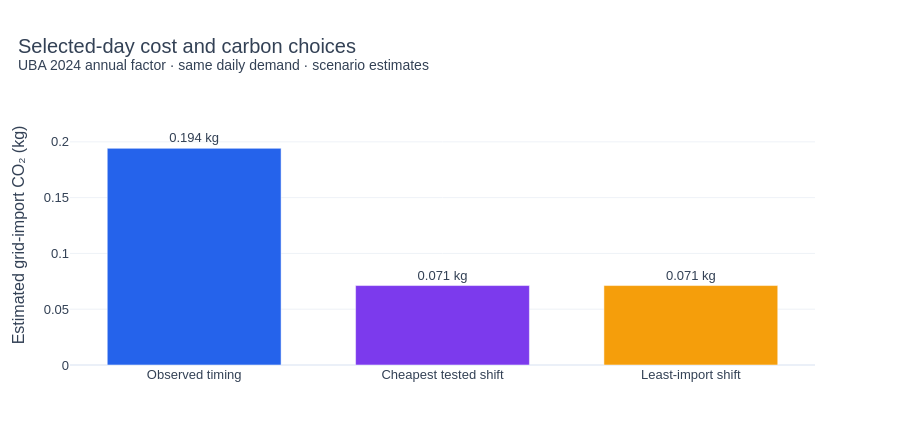

Source (notebook cell):
### Markdown cell above
### 🌍 7. Sustainability with a free UBA annual factor
**Estimated CO₂ = scenario grid imports (kWh) × 0.363 kg CO₂/kWh.**

The [Umweltbundesamt publication dated 9 April 2025](https://www.umweltbundesamt.de/themen/co2-emissionen-pro-kilowattstunde-strom-2024) estimates **363 g CO₂/kWh for 2024**. We pin this publication and apply it only to Berlin calendar year 2024. This is an annual generation-related CO₂ estimate, not lifecycle CO₂-equivalent or an hourly carbon signal. UBA notes that emissions associated with net electricity imports arise in other reporting countries.

A fixed annual factor makes lower grid imports equivalent to lower estimated CO₂. It cannot tell us which hour has cleaner electricity or prove actual avoided emissions. Solar lifecycle emissions and other factory loads are outside this scenario.

### Code cell
from greenforge_ai.features.emissions import add_emissions, UBA_FACTORS_KG_PER_KWH, UBA_METADATA

with stage("UBA annual CO2 estimate", logger=log):
    usable = add_emissions(usable.drop("estimated_import_co2_kg", strict=False), logger=log)
    daily_cost = add_emissions(daily_cost.drop("estimated_import_co2_kg", strict=False), logger=log)
    factor = UBA_FACTORS_KG_PER_KWH[2024]
    baseline_co2_kg = float(usable["estimated_import_co2_kg"].sum())
    co2_reduction_kg = None
    log.info("UBA provenance: %s", UBA_METADATA[2024])

report(f"Across **all usable intervals**, scenario imports correspond to **{baseline_co2_kg:.3f} kg estimated CO₂**. "
       "This covers the available shared readings, not a full-year footprint.")
if simulation is not None:
    simulation = simulation.with_columns((pl.col("import_kwh") * factor).alias("estimated_import_co2_kg"))
    labels = ["Observed timing", "Cheapest tested shift", "Least-import shift"]
    imports = [original[2], best_cost["import_kwh"], best_import["import_kwh"]]
    emissions = [value * factor for value in imports]
    co2_reduction_kg = import_reduction_kwh * factor
    fig = go.Figure(go.Bar(x=labels, y=emissions, customdata=imports,
        marker_color=[BLUE, PURPLE, ORANGE], text=[f"{v:.3f} kg" for v in emissions], textposition="outside",
        hovertemplate="%{x}<br>Estimated CO₂: %{y:.3f} kg<br>Grid imports: %{customdata:.3f} kWh<extra></extra>"))
    fig.update_yaxes(title="Estimated grid-import CO₂ (kg)", rangemode="tozero")
    fig.update_layout(showlegend=False)
    polish(fig, "Selected-day cost and carbon choices", "UBA 2024 annual factor · same daily demand · scenario estimates")
    report(f"The least-import shift lowers this annual-factor estimate by **{co2_reduction_kg:.3f} kg CO₂** on the selected day. "
           "The cheapest timing may differ. Hourly emissions and operational feasibility remain unknown.")
else:
    report("No complete positive-demand day is available for a timing comparison. The baseline estimate above still uses all usable intervals.")

### Figure 1 — Plotly figure (JSON) as saved in the notebook; plotly's stock layout.template omitted (floating-point values rounded to 4 significant figures)
{"data": [{"cliponaxis": false, "customdata": [0.5349, 0.1962, 0.1962], "hovertemplate": "%{x}<br>Estimated CO₂: %{y:.3f} kg<br>Grid imports: %{customdata:.3f} kWh<extra></extra>", "marker": {"color": ["#2563eb", "#7c3aed", "#f59e0b"]}, "text": ["0.194 kg", "0.071 kg", "0.071 kg"], "textposition": "outside", "type": "bar", "x": ["Observed timing", "Cheapest tested shift", "Least-import shift"], "y": [0.1942, 0.07121, 0.07121]}], "layout": {"bargap": 0.3, "font": {"color": "#334155", "family": "Arial", "size": 13}, "height": 430, "hoverlabel": {"bgcolor": "white"}, "legend": {"orientation": "h", "x": 0, "y": 1.01, "yanchor": "bottom"}, "margin": {"b": 65, "l": 70, "r": 85, "t": 105}, "paper_bgcolor": "white", "plot_bgcolor": "white", "showlegend": false, "title": {"font": {"size": 20}, "text": "Selected-day cost and carbon choices<br><sup>UBA 2024 annual factor · same daily demand · scenario estimates</sup>", "x": 0.02}, "xaxis": {"automargin": true, "showgrid": false}, "yaxis": {"automargin": true, "gridcolor": "#eef2f7", "range": [0, 0.233], "rangemode": "tozero", "title": {"text": "Estimated grid-import CO₂ (kg)"}}}}
